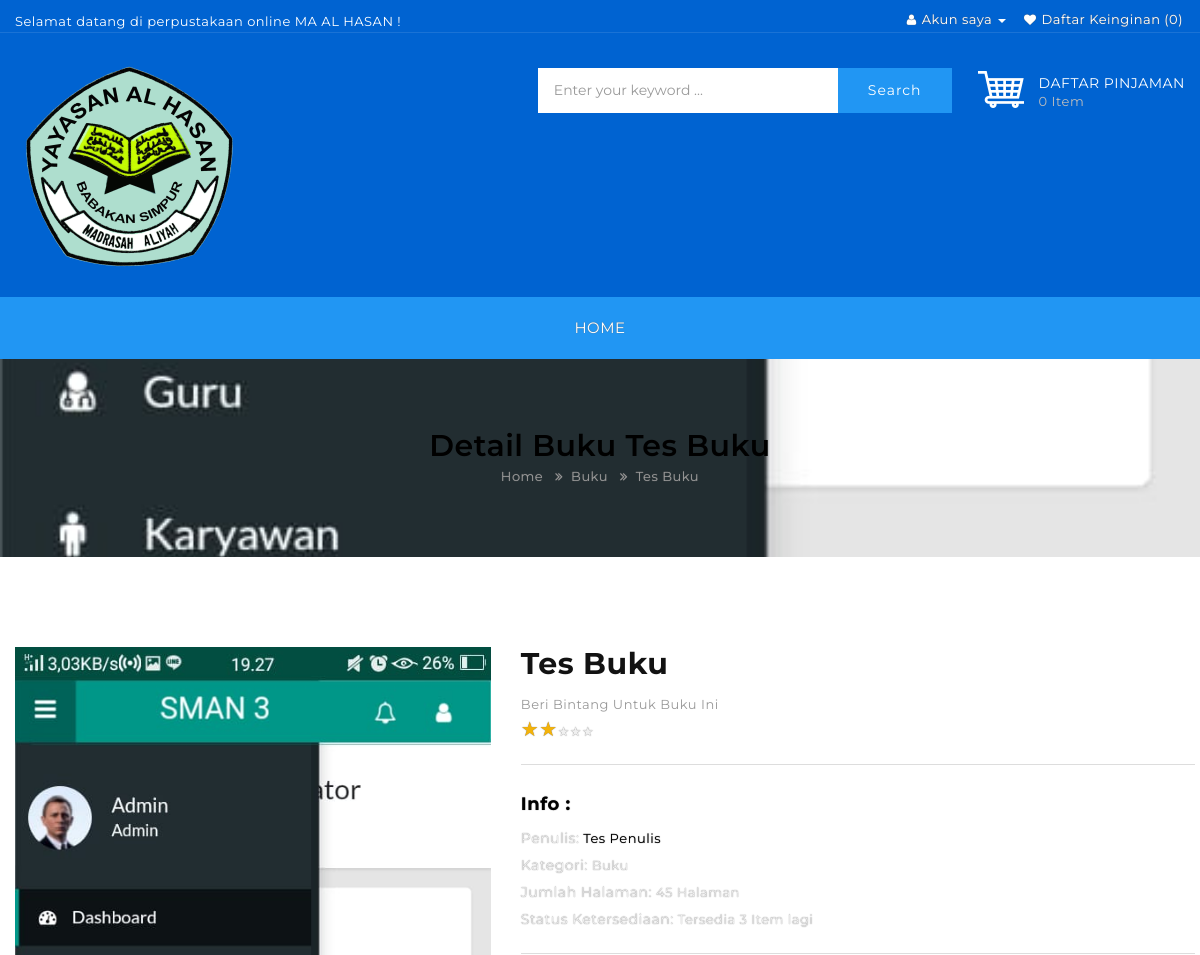
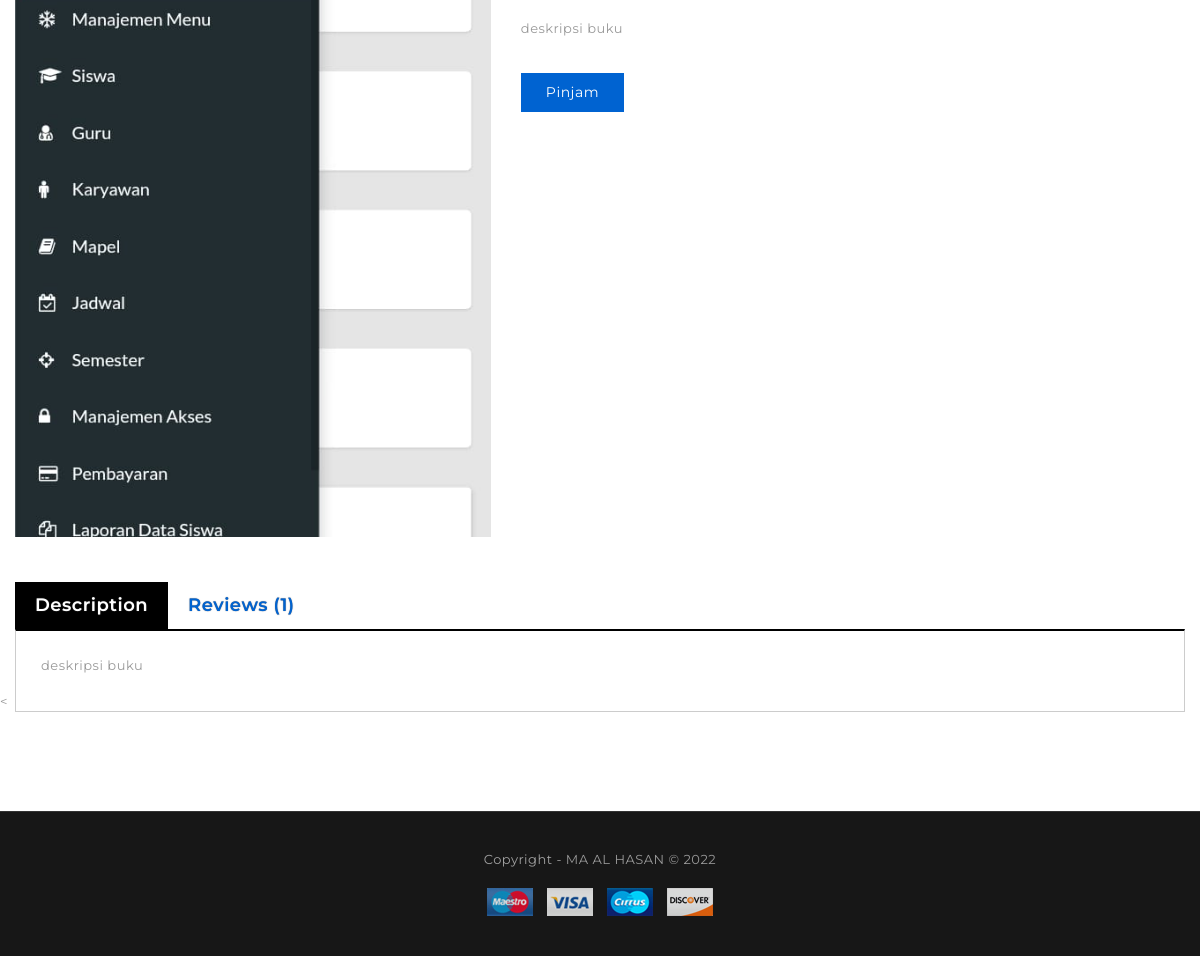
Page /home/detail/tes-buku-1574508313 on the committed database (2 pictures, top to bottom).
### tables this page shows
CREATE TABLE `tb_buku` (
  `id_buku` int(11) NOT NULL,
  `url_buku` varchar(80) NOT NULL,
  `judul_buku` varchar(50) NOT NULL,
  `penulis_buku` varchar(50) NOT NULL,
  `jumlah_buku` int(11) NOT NULL,
  `kategori_buku` varchar(50) NOT NULL,
  `jml_halaman` int(11) NOT NULL,
  `deskripsi_buku` text NOT NULL,
  `foto_buku` varchar(80) NOT NULL,
  `link_buku` text NOT NULL,
  `tgl_input_buku` timestamp NOT NULL DEFAULT current_timestamp(),
  `jml_bintang` int(11) NOT NULL
);

### application/controllers/Home.php (called while the page is built, shortened)
<?php
class Home extends CI_Controller {
	public function __construct() {
		$this->load->model('Home_model');
	}
	public function detail($id) {
		$data['title'] = 'Detail';
		$data['datapinjaman'] = $this->Home_model->data_pinjaman();
		$data['t_pinjaman'] = $this->db->get_where('tb_pinjaman',['id_user_pinjaman' =>	$this->session->userdata('id')])->num_rows();
		$data['bukuid'] = $this->Home_model->bukubyid($id);
		$this->load->view('home/header', $data);
		$this->load->view('home/detail', $data);
		$this->load->view('home/footer');
	}
}

### index.php (called while the page is built, shortened)
<?php
require_once BASEPATH.'core/CodeIgniter.php';

### application/models/Home_model.php (called while the page is built, shortened)
<?php
class Home_model extends CI_Model {
	public function bukubyid($id) {
		return $this->db->get_where('tb_buku', ['url_buku' => $id])->row_array();
	}
	public function data_pinjaman() {
		$this->db->select('*');
		$this->db->from('tb_pinjaman');
		$this->db->join('tb_buku', 'tb_buku.id_buku = tb_pinjaman.id_buku_pinjaman');
		$this->db->where('id_user_pinjaman', $this->session->userdata('id'));
		return $this->db->get()->result_array();
	}
}

### application/views/home/detail.php (the view, shortened to what this page needs)
<div class="breadcrumb parallax-container">
  <div class="parallax"><img src="<?php echo base_url(); ?>assets/buku/<?php echo $bukuid['foto_buku']; ?>" alt="#"></div>
  <h1><?php echo $title; ?> <?php echo $bukuid['kategori_buku']; ?> <?php echo $bukuid['judul_buku']; ?></h1>
  <ul>
    <li><a href="<?php echo base_url(); ?>home">Home</a></li>
    <li><a href=""><?php echo $bukuid['kategori_buku']; ?></a></li>
    <li><a href="#"><?php echo $bukuid['judul_buku']; ?></a></li>
  </ul>
</div>
<div class="container">
  <div class="row">
    <div class="content col-sm-12">
      <div class="row">
        <div class="col-sm-5">
          <div class="thumbnails">
            <div><a class="thumbnail fancybox" href="image/product/product8.jpg" title="<?php echo $bukuid['judul_buku']; ?>"><img src="<?php echo base_url(); ?>assets/buku/<?php echo $bukuid['foto_buku']; ?>" title="<?php echo $bukuid['judul_buku']; ?>" alt="<?php echo $bukuid['judul_buku']; ?>" /></a></div>
          </div>
        </div>
        <div class="col-sm-7 prodetail">
          <h1 class="productpage-title"><?php echo $bukuid['judul_buku']; ?></h1>
          <?php if($this->session->userdata('status_login') != 'sudah_login') { ?>
            <div class="rating"> Beri Bintang Untuk Buku Ini
            <?php echo "<div id='rate-$bukuid[id_buku]'>
        <input type='hidden' name='rating' id='rating' value='$bukuid[jml_bintang]'>
          <ul onMouseOut=\"resetRating($bukuid[id_buku])\">";
              for($i=1; $i<=5; $i++) {
              if($i <= $bukuid["jml_bintang"]){ $selected = "selected"; }else{ $selected = ""; }
                echo "<li class='$selected' onmouseover=\"highlightStar(this,$bukuid[id_buku])\" onmouseout=\"removeHighlight($bukuid[id_buku]);\" onClick=\"noRating()\">&#9733;</li>";
              }
          echo "<ul>
        </div>"; ?>
            </div>
          <?php } ?>
          <hr>
          <ul class="list-unstyled productinfo-details-top">
            <li>
              <h2 class="productpage-price">Info :</h2>
            </li>
          </ul>
          <ul class="list-unstyled product_info">
            <li>
              <label>Penulis:</label>
              <span> <a href="#"><?php echo $bukuid['penulis_buku']; ?></a></span></li><br>
            <li>
              <label>Kategori:</label>
              <span> <?php echo $bukuid['kategori_buku']; ?></span></li><br>
              <li>
              <label>Jumlah Halaman:</label>
              <span> <?php echo $bukuid['jml_halaman']; ?> Halaman</span></li><br>
            <li>
              <label>Status Ketersediaan:</label>
              <span>
                  <?php if($bukuid['jumlah_buku'] != 0) { ?>
                                             Tersedia <?php echo $bukuid['jumlah_buku']; ?> Item lagi
                                          <?php }else { ?>
                                             Kosong
                                          <?php } ?>
              </span></li>
          </ul>
          <hr>
          <p class="product-desc"> <?php echo $bukuid['deskripsi_buku']; ?></p>
          <div id="product">
            <div class="form-group">
              <?php if($bukuid['jumlah_buku'] == 0) { ?>
                <a class="btn btn-primary" onclick="nol();"> Pinjam</a>
              <?php }else { ?>
                <a href="<?php echo base_url(); ?>home/pinjam/<?php echo $bukuid['id_buku']; ?>" class="btn btn-primary"> Pinjam</a>
              <?php } ?>
            </div>
          </div>
        </div>
      </div>
      <div class="productinfo-tab">
        <ul class="nav nav-tabs">
          <li class="active"><a href="#tab-description" data-toggle="tab">Description</a></li>
          <li><a href="#tab-review" data-toggle="tab">Reviews (1)</a></li>
        </ul>
        <div class="tab-content">
          <div class="tab-pane active" id="tab-description">
            <div class="cpt_product_description ">
              <div>
                <p> <?php echo $bukuid['deskripsi_buku']; ?></p>
              </div>
            </div>
            </div>
        </div>
      </div>
  </div>
</div>
</div>
<

### assets_home/css/stylesheet.css (style rules this page uses)
body { font-family: "Montserrat", Helvetica, Arial, sans-serif; font-weight: 400; color: #999; font-size: 13px; line-height: 1.5; position: relative; background: #FFF; letter-spacing: 0.5px; }
h1, h2, h3, h4, h5, h6 { color: #121212; font-family: Montserrat; }
h1 { font-size: 18px; font-weight: 400; text-transform: uppercase; font-family: Montserrat; }
h2 { font-size: 16px; font-weight: 600; font-family: Montserrat; }
a { color: #000; text-decoration: none; }
label { font-size: 14px; font-weight: 400; margin: 3px 0; }
.nav-tabs { margin-bottom: 15px; }
.content { min-height: 600px; }
.parallax-container { position: relative; overflow: hidden; height: auto; margin-top: 100px; }
.parallax { position: absolute; top: 0; left: 0; right: 0; bottom: 0; z-index: -1; }
.parallax img { display: none; position: absolute; left: 50%; bottom: 0; min-width: 100%; min-height: 100%; transform: translate3d(0, 0, 0); transform: translateX(-50%); }
.breadcrumb { padding: 70px 0 !important; margin: 0 0 90px !important; text-align: center; }
.breadcrumb h1 { font-size: 30px; font-weight: 600; text-transform: none; color: #000; margin: 0 0 5px; position: relative; }
.breadcrumb a { color: #999; background-color: transparent !important; border: none !important; padding: 0 !important; position: relative !important; }
.breadcrumb >ul> li + li::before { content: ""; font-family: "FontAwesome"; padding: 0 8px; position: relative; color: #999; }
.btn { padding: 9px 25px; font-size: 14px; color: #0063d1; font-weight: 400; border: 1px solid #0063d1; display: inline-block; background: rgba(255, 255, 255, 0); }
.btn-primary { color: #ffffff; background: #0063d1; border: none; transition: color 0.3s ease 0s, border 0.3s ease 0s, background 0.3s ease 0s; }
.rating { margin-top: 15px; }
.thumbnails { clear: both; list-style: none; padding: 0; margin: 0; }
.productpage-title { font-weight: bold; text-transform: none; font-size: 30px; }
.productinfo-tab { margin: 25px 0 -20px; }
.nav-tabs { padding: 0; margin: 0; }
.nav-tabs>li>a { padding: 10px 20px; margin: 0; border: 0; color: #0063d1; }
.nav-tabs>li.active>a { background: #000; padding: 10px 20px; margin: 0; color: #fff; }
.productinfo-tab .tab-content { border-style: solid; border-width: 2px 0 0; overflow: hidden; padding: 25px; border: 1px solid #CCC; border-top: 2px solid #000000; }
.col-sm-7.prodetail { padding: 0 0 0 20px; }
.productinfo-details-top, .productinfo-details-bottom { line-height: 25px; overflow: hidden; }
#product { clear: both; margin-top: 35px; }
.productpage-price { font-size: 18px; color: #000; font-weight: bold; margin: 10px 0; }
ul { padding: 0; margin: 0; }

### application/views/home/header.php (style rules this page uses)
.highlight, .selected { color:#F4B30A;font-size: 20px; }
ul { margin:0; padding:0; }
li { cursor:pointer; list-style-type: none; display: inline-block; color: #F0F0F0; text-shadow: 0 0 1px #666666; }

### rows in the picture
tb_buku: foto_buku (picture), kategori_buku "Buku", judul_buku "Tes Buku", penulis_buku "Tes Penulis", jml_halaman "45", jumlah_buku "3", deskripsi_buku "deskripsi buku"

### other values in the picture
$t_pinjaman "0"
$title "Detail"
